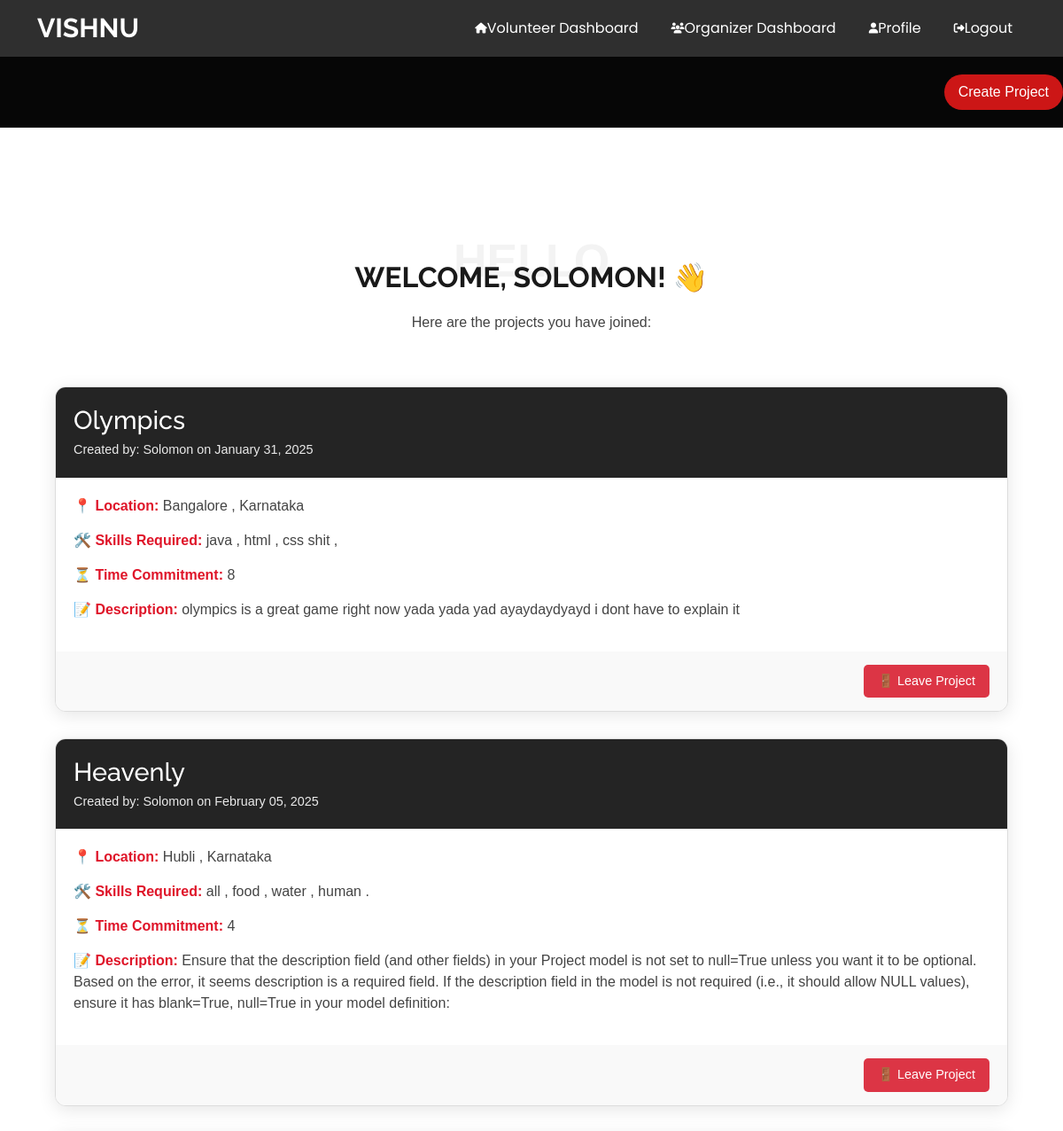
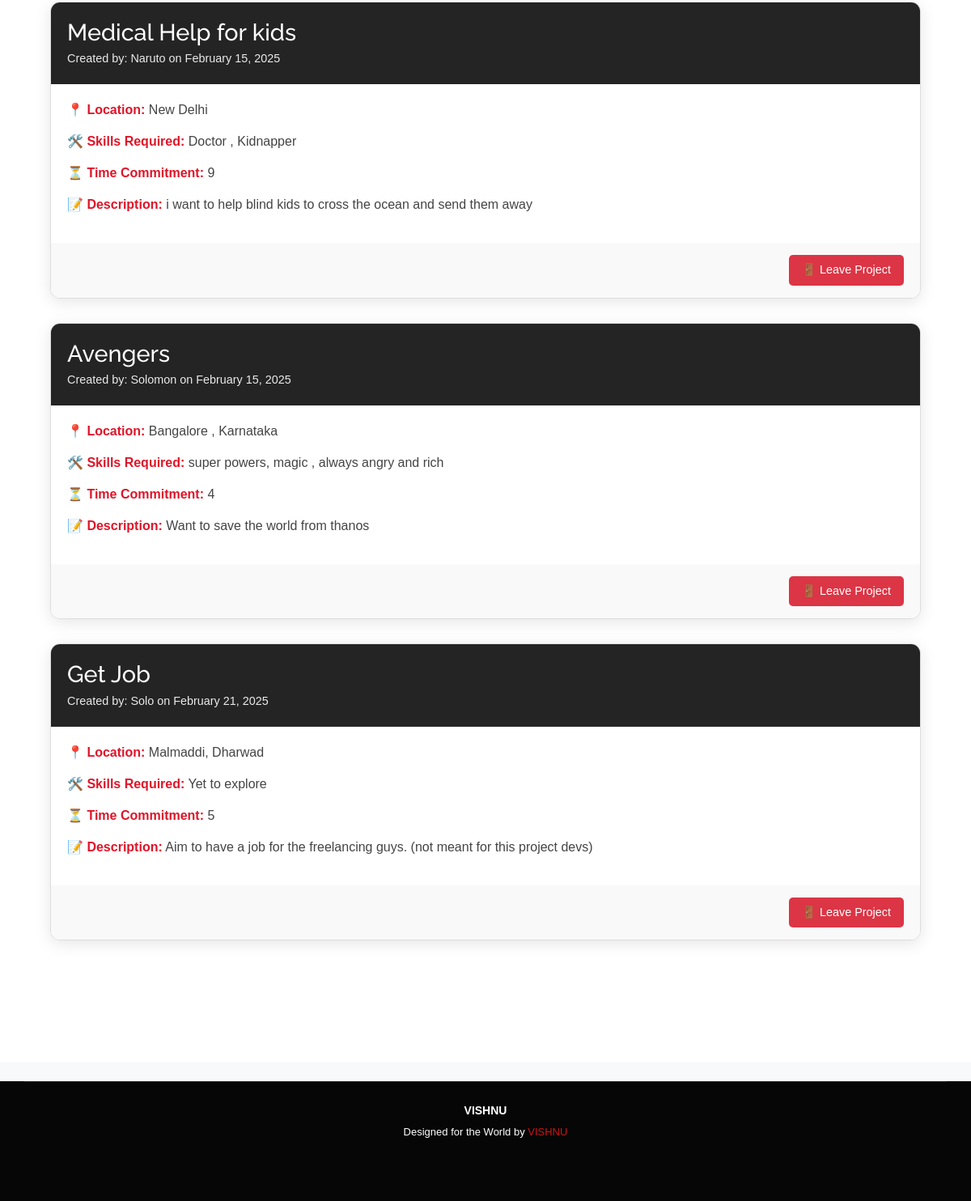
/user/volunteer-dashboard/ (signed in), run on the app's committed database (2 pictures, top to bottom).
### users/models.py (models this page shows, shortened)
class Volunteer(AbstractUser):
    dob = models.DateField(null=True, blank=True)
    location = models.CharField(max_length=255, blank=True, null=True)
    skills = models.TextField(blank=True, null=True)
    experience = models.IntegerField(default=0, blank=True, null=True)
    is_organizer = models.BooleanField(default=False)  # Admin-controlled
    request_organizer = models.BooleanField(default=False)  # Tracks requests
    is_approved = models.BooleanField(default=False)  # Admin must approve organizers

### projects/models.py (models this page shows, shortened)
class Project(models.Model):
    title = models.CharField(max_length=200)
    description = models.TextField()
    location = models.CharField(max_length=200)
    skills_required = (
        models.TextField()
    )  # Changed from CharField to allow longer text if needed
    time_commitment = models.IntegerField()  # Changed from CharField to IntegerField
    created_by = models.ForeignKey(
        settings.AUTH_USER_MODEL,
        related_name="created_projects",
        on_delete=models.CASCADE,
    )
    created_at = models.DateTimeField(default=timezone.now)
    volunteers = models.ManyToManyField(
        settings.AUTH_USER_MODEL, related_name="volunteered_projects", blank=True
    )
    created_at = models.DateTimeField(default=timezone.now)
    is_approved = models.BooleanField(default=False)  # Admin must approve projects

### users/views.py (the view)
# urls.py: path('volunteer-dashboard/', volunteer_dashboard_view, name='volunteer_dashboard'),
@login_required(login_url='login')
def volunteer_dashboard_view(request):
    user = request.user
    joined_projects = Project.objects.filter(projectparticipation__user=request.user)
    return render(request, 'users/volunteer_dashboard.html', {'joined_projects': joined_projects})

### users/templates/users/volunteer_dashboard.html (shortened to what this page needs)
{% extends 'base.html' %}
{% block content %}
<div class="dashboard-container">
    <div class="container section-title" data-aos="fade-up">
        <span>HELLO<br></span>
        <h2>Welcome, {{ user.username }}! 👋<br></h2>
        <p>Here are the projects you have joined:</p>
      </div>
    {% if joined_projects %}
        {% for project in joined_projects %}
            <div class="project-card">
                <div class="project-header">
                    <h2><a href="{% url 'projects:project_detail' project.id %}" class="project-link">{{ project.title }}</a></h2>
                    <p class="project-meta">Created by: {{ project.created_by.username }} on {{ project.created_at|date:"F d, Y" }}</p>
                </div>
                <div class="project-body">
                    <p><strong>📍 Location:</strong> {{ project.location }}</p>
                    <p><strong>🛠️ Skills Required:</strong> {{ project.skills_required }}</p>
                    <p><strong>⏳ Time Commitment:</strong> {{ project.time_commitment }}</p>
                    <p><strong>📝 Description:</strong> {{ project.description }}</p>
                </div>
                <div class="project-footer">
                    <form action="{% url 'projects:leave_project' project.id %}" method="post" onsubmit="return confirm('Are you sure you want to leave this project?');">
                        <button type="submit" class="btn btn-leave">🚪 Leave Project</button>
                    </form>
                </div>
            </div>
        {% endfor %}
    {% else %}
        <p class="no-projects">You have not joined any projects yet. 🚀</p>
    {% endif %}
</div>
{% endblock %}

### static/css/main.css (style rules this page uses)
:root { --default-font: "Open Sans", system-ui, -apple-system, "Segoe UI", Roboto, "Helvetica Neue", Arial, "Noto Sans", "Liberation Sans", sans-serif, "Apple Color Emoji", "Segoe UI Emoji", "Segoe UI Symbol", "Noto Color Emoji"; --heading-font: "Raleway", sans-serif; --nav-font: "Poppins", sans-serif; }
:root { --background-color: #ffffff; --default-color: #444444; --heading-color: #191919; --accent-color: #cc1616; --surface-color: #ffffff; --contrast-color: #ffffff; }
:root { --nav-color: #ffffff; --nav-hover-color: #cc1616; --nav-mobile-background-color: #ffffff; --nav-dropdown-background-color: #ffffff; --nav-dropdown-color: #212529; --nav-dropdown-hover-color: #cc1616; }
:root { scroll-behavior: smooth; }
body { color: var(--default-color); background-color: var(--background-color); font-family: var(--default-font); }
a { color: var(--accent-color); text-decoration: none; transition: 0.3s; }
h1, h2, h3, h4, h5, h6 { color: var(--heading-color); font-family: var(--heading-font); }
.section-title { text-align: center; padding: 30px 0; margin-bottom: 30px; position: relative; }
.section-title h2 { font-size: 32px; font-weight: 700; text-transform: uppercase; margin-bottom: 20px; padding-bottom: 0; position: relative; z-index: 2; }
.section-title span { position: absolute; top: 4px; color: color-mix(in srgb, var(--heading-color), transparent 95%); left: 0; right: 0; z-index: 1; font-weight: 700; font-size: 52px; text-transform: uppercase; line-height: 1; }
.section-title p { margin-bottom: 0; position: relative; z-index: 2; }

### projects/static/projects/css/styles.css (style rules this page uses)
body { font-family: 'Arial', sans-serif; background-color: #f8f9fa; color: #333; }
.container { position: relative; z-index: 1; overflow: visible; }
.project-card { border-radius: 10px; transition: transform 0.3s ease, box-shadow 0.3s ease; margin-bottom: 20px; background-color: #fff; border: 1px solid #ddd; position: relative; z-index: 1; }
.project-card { width: 100%; }

### users/templates/users/volunteer_dashboard.html (style rules this page uses)
.dashboard-container { max-width: 1200px; margin: 40px auto; padding: 20px; }
.project-card { background-color: #ffffff; border-radius: 12px; box-shadow: 0 4px 20px rgba(0, 0, 0, 0.1); margin-bottom: 30px; overflow: hidden; }
.project-header { background-color: #242424; color: white; padding: 20px; }
.project-header h2 { margin: 0; font-size: 1.8rem; }
.project-link { color: white; text-decoration: none; }
.project-meta { margin: 5px 0 0; font-size: 0.9rem; opacity: 0.9; }
.project-body { padding: 20px; }
.project-body p { margin-bottom: 15px; font-size: 1rem; color: #444; }
.project-body strong { color: #df1529; }
.project-footer { background-color: #f9f9f9; padding: 15px 20px; text-align: right; }
.btn-leave { background-color: #dc3545; color: white; border: none; padding: 8px 16px; font-size: 0.9rem; border-radius: 5px; cursor: pointer; transition: background-color 0.3s; }

### data on the page
Volunteer: username "SOLOMON"
Project: title "Olympics", created_by.username "Solomon", created_at "January 31, 2025", location "Bangalore , Karnataka", skills_required "java , html , css shit ,", time_commitment "8", description "olympics is a great game right now yada yada yad ayaydaydyayd i dont have to explain it"
Project: title "Heavenly", created_by.username "Solomon", created_at "February 05, 2025", location "Hubli , Karnataka", skills_required "all , food , water , human .", time_commitment "4", description "Ensure that the description field (and other fields) in your Project model is not set to null=True unless you want it to be optional. Based on the error, it seems description is a required field. If the description field in the model is not required (i.e., it should allow NULL values), ensure it has blank=True, null=True in your model definition:"
Project: title "Medical Help for kids", created_by.username "Naruto", created_at "February 15, 2025", location "New Delhi", skills_required "Doctor , Kidnapper", time_commitment "9", description "i want to help blind kids to cross the ocean and send them away"
Project: title "Avengers", created_by.username "Solomon", created_at "February 15, 2025", location "Bangalore , Karnataka", skills_required "super powers, magic , always angry and rich", time_commitment "4", description "Want to save the world from thanos"
Project: title "Get Job", created_by.username "Solo", created_at "February 21, 2025", location "Malmaddi, Dharwad", skills_required "Yet to explore", time_commitment "5", description "Aim to have a job for the freelancing guys. (not meant for this project devs)"
